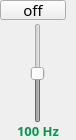
                 <widget class="QFrame" name="frame_59">
                  <property name="minimumSize">
                   <size>
                    <width>76</width>
                    <height>140</height>
                   </size>
                  </property>
                  <property name="maximumSize">
                   <size>
                    <width>76</width>
                    <height>140</height>
                   </size>
                  </property>
                  <property name="layoutDirection">
                   <enum>Qt::LeftToRight</enum>
                  </property>
                  <property name="frameShape">
                   <enum>QFrame::NoFrame</enum>
                  </property>
                  <property name="frameShadow">
                   <enum>QFrame::Raised</enum>
                  </property>
                  <layout class="QVBoxLayout" name="verticalLayout_35">
                   <property name="spacing">
                    <number>3</number>
                   </property>
                   <property name="leftMargin">
                    <number>0</number>
                   </property>
                   <property name="topMargin">
                    <number>0</number>
                   </property>
                   <property name="rightMargin">
                    <number>0</number>
                   </property>
                   <property name="bottomMargin">
                    <number>0</number>
                   </property>
                   <item>
                    <widget class="QPushButton" name="switch_100">
                     <property name="minimumSize">
                      <size>
                       <width>66</width>
                       <height>20</height>
                      </size>
                     </property>
                     <property name="maximumSize">
                      <size>
                       <width>65</width>
                       <height>20</height>
                      </size>
                     </property>
                     <property name="font">
                      <font>
                       <family>PF BeauSans Pro</family>
                       <pointsize>11</pointsize>
                       <bold>false</bold>
                      </font>
                     </property>
                     <property name="text">
                      <string>off</string>
                     </property>
                     <property name="checkable">
                      <bool>true</bool>
                     </property>
                     <property name="checked">
                      <bool>false</bool>
                     </property>
                    </widget>
                   </item>
                   <item alignment="Qt::AlignHCenter">
                    <widget class="QSlider" name="slider_100">
                     <property name="enabled">
                      <bool>false</bool>
                     </property>
                     <property name="minimumSize">
                      <size>
                       <width>45</width>
                       <height>100</height>
                      </size>
                     </property>
                     <property name="minimum">
                      <number>-50</number>
                     </property>
                     <property name="maximum">
                      <number>50</number>
                     </property>
                     <property name="value">
                      <number>0</number>
                     </property>
                     <property name="orientation">
                      <enum>Qt::Vertical</enum>
                     </property>
                    </widget>
                   </item>
                   <item>
                    <widget class="QLabel" name="label_15">
                     <property name="font">
                      <font>
                       <family>PF BeauSans Pro</family>
                       <pointsize>10</pointsize>
                       <bold>true</bold>
                      </font>
                     </property>
                     <property name="styleSheet">
                      <string notr="true">color: #009b4a;</string>
                     </property>
                     <property name="text">
                      <string>100 Hz</string>
                     </property>
                     <property name="alignment">
                      <set>Qt::AlignHCenter|Qt::AlignTop</set>
                     </property>
                    </widget>
                   </item>
                  </layout>
                 </widget>
